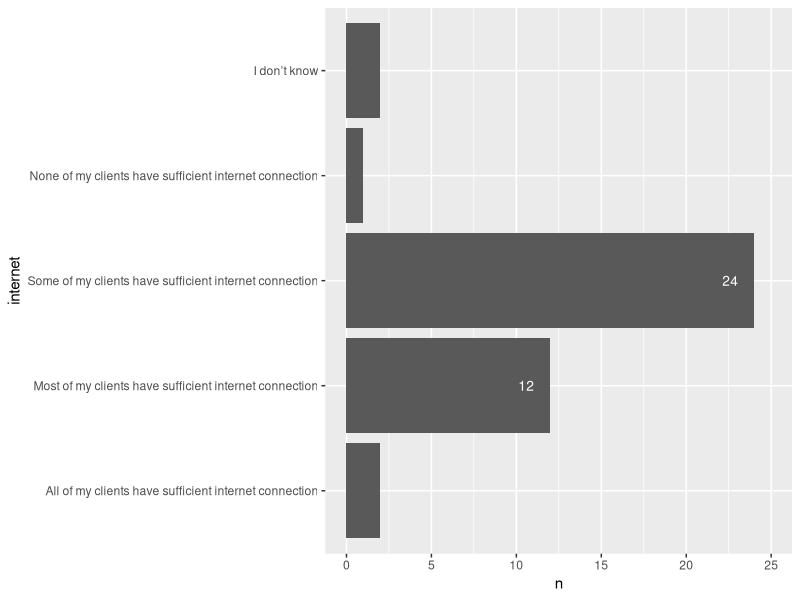
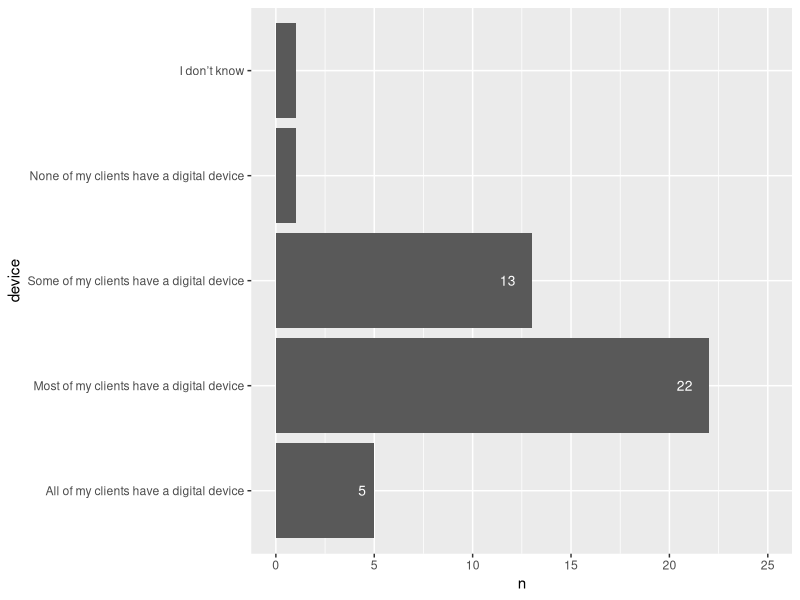
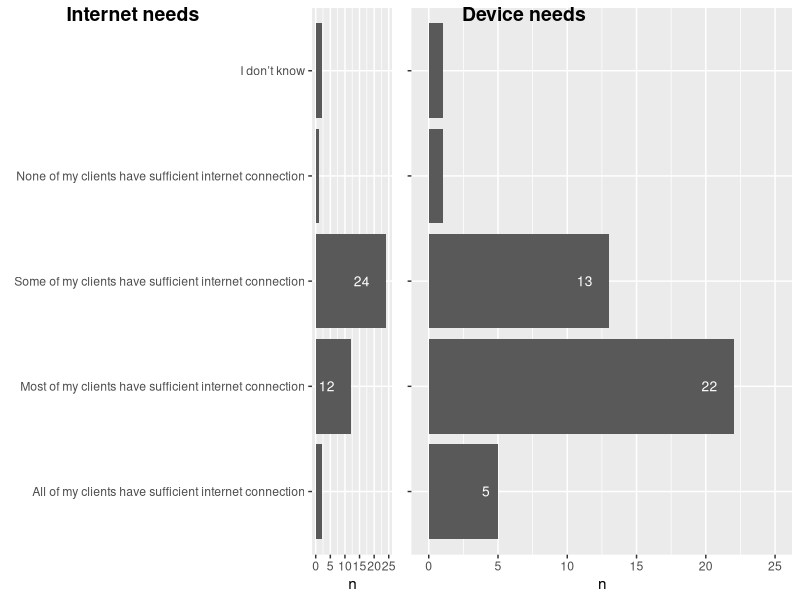
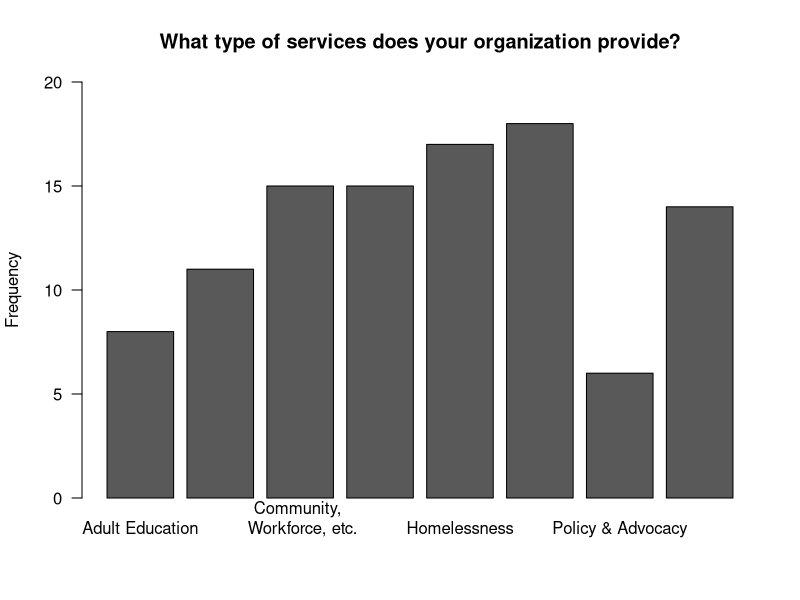
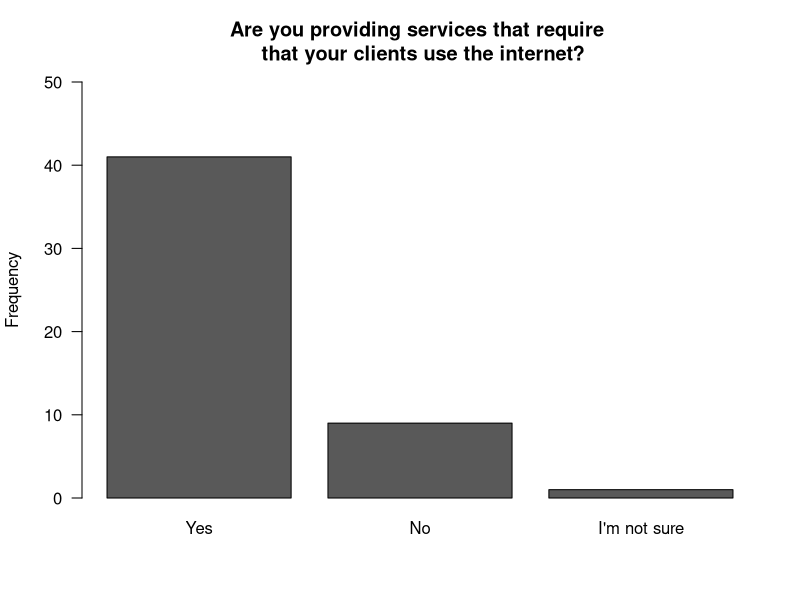
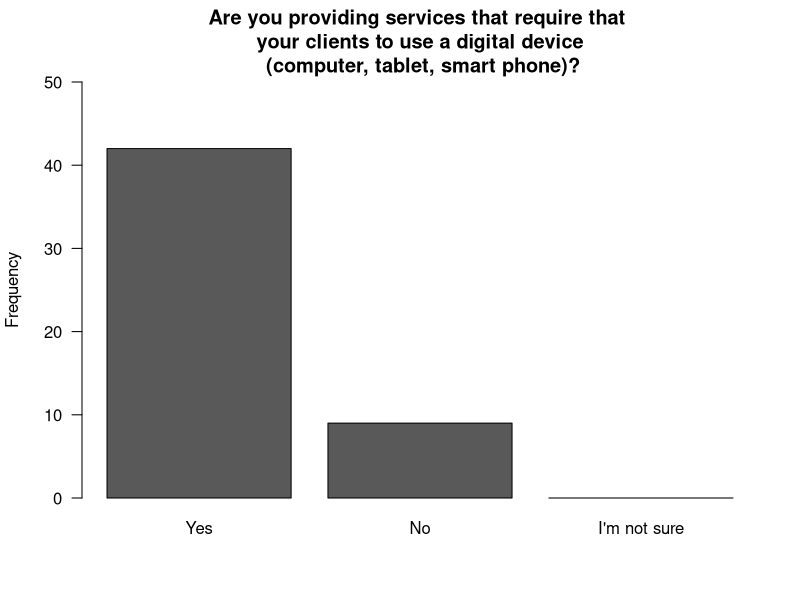
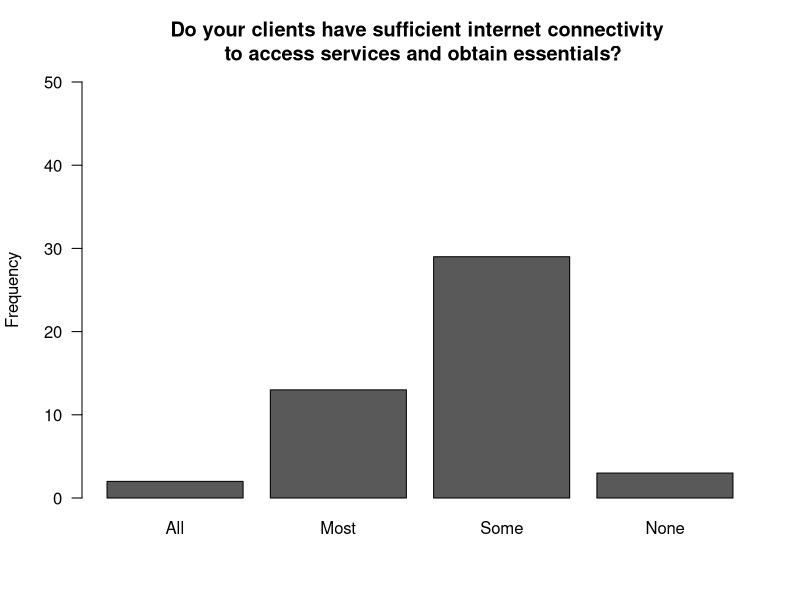

R code for these plots, in order:
# Lucas Pao, Leo Saenger
# Digital Equity

library(stringr)

# Make sure to reset your working directory to HODP-Digital-Equity
# setwd("~/Desktop/HODP-Digital-Equity")
data <- read.csv("digital equity.csv")
names <- colnames(data); names
colnames(data)[2] <- "Email"
colnames(data)[3] <- "Name"
colnames(data)[4] <- "Organization"
colnames(data)[5] <- "Types.of.services"
colnames(data)[6] <- "Clients.require.internet"
colnames(data)[7] <- "Clients.require.device"
colnames(data)[8] <- "Sufficient.internet"
colnames(data)[21] <- "Number.of.clients"

# Section 1 ---------------------------------------------------------------

section1 <- data[c(1:8, 21)]
as.numeric(section1$"Number.of.clients")

serviceTypes <- c(
  "Adult Education",
  "Arts and Culture",
  "Community, Economic Development, Workforce",
  "Education ",
  "Homelessness",
  "Human Services/Mental Health",
  "Policy & Advocacy",
  "Other"
); serviceTypes

serviceTypesValues <- 1:length(serviceTypes); serviceTypesValues
for(i in 1:length(serviceTypes)) {
  serviceTypesValues[i] <- nrow(subset(section1, str_detect(section1$"Types.of.services", serviceTypes[i])))
}
serviceTypes[3] <- "Community, \n Workforce, etc."
serviceTypes[4] <- "Education (K-12)"
serviceTypes[6] <- "Human Services/ \n Mental Health"

internet <- c("Yes", "No", "I'm not sure")
internetValues <- 1:length(internet); internetValues
for(i in 1:length(internet)) {
  internetValues[i] <- nrow(subset(section1, str_detect(section1$"Clients.require.internet", internet[i])))
}

device <- c("Yes", "No", "I'm not sure")
deviceValues <- 1:length(device); internetValues
for(i in 1:length(device)) {
  deviceValues[i] <- nrow(subset(section1, str_detect(section1$"Clients.require.device", device[i])))
}

sufficient <- c("All", "Most", "Some", "None")
sufficientValues <- 1:length(sufficient); sufficientValues
for(i in 1:length(sufficient)) {
  sufficientValues[i] <- nrow(subset(section1, str_detect(section1$"Sufficient.internet", sufficient[i])))
}


##################################################
# Plots
par(bg = "#F2F2F2", ps=11)
png(file="~/Desktop/HODP-Digital-Equity/section1_Services_Barplot.png", width=1000, height=500)
g <- barplot(height=serviceTypesValues, names.arg=serviceTypes, las=1, ylim=c(0,20), ylab="Frequency",
        main="What type of services does your organization provide?", col="#595959", font.main=2)
dev.off()

png(file="~/Desktop/HODP-Digital-Equity/section1_Internet_Barplot.png")
barplot(height=internetValues, names.arg=internet, las=1, ylim=c(0, 50), ylab="Frequency",
        main="Are you providing services that require \n that your clients use the internet?",col="#595959", font.main=2)
dev.off()

png(file="~/Desktop/HODP-Digital-Equity/section1_Device_Barplot.png")
barplot(height=deviceValues, names.arg=device, las=1, ylim=c(0, 50), ylab="Frequency",
        main="Are you providing services that require that \n your clients to use a digital device \n (computer, tablet, smart phone)?",col="#595959", font.main=2)
dev.off()

png(file="~/Desktop/HODP-Digital-Equity/section1_Sufficient_Barplot.png")
barplot(height=sufficientValues, names.arg=sufficient, las=1, ylim=c(0, 50), ylab="Frequency",
        main="Do your clients have sufficient internet connectivity \n to access services and obtain essentials?",col="#595959", font.main=2)
dev.off()
##################################################



# Random data cleaning?
adultEducation <- subset(section1, str_detect(section1$"Types.of.services", "Adult Education")); head(adultEducation)
artsAndCulture <- subset(section1, str_detect(section1$"Types.of.services", "Arts and Culture")); head(artsAndCulture)
educationK12 <- subset(section1, str_detect(section1$"Types.of.services", "Education (K-12)")); head(educationK12)
homelessness <- subset(section1, str_detect(section1$"Types.of.services", "Homelessness")); head(homelessness)
humanServices <- subset(section1, str_detect(section1$"Types.of.services", "Human Services")); head(humanServices)
policy <- subset(section1, str_detect(section1$"Types.of.services", "Policy")); head(policy)
other <- subset(section1, str_detect(section1$"Types.of.services", "Other")); head(other)

internetYes <- subset(section1, str_detect(section1$"Clients.require.internet", "Yes")); head(internetYes)
internetNo <- subset(section1, str_detect(section1$"Clients.require.internet", "No")); head(internetNo)
internetMaybe <- subset(section1, str_detect(section1$"Clients.require.internet", "I")); head(internetMaybe)

deviceYes <- subset(section1, str_detect(section1$"Clients.require.device", "Yes")); head(deviceYes)
deviceNo <- subset(section1, str_detect(section1$"Clients.require.device", "No")); head(deviceNo)
deviceMaybe <- subset(section1, str_detect(section1$"Clients.require.device", "I")); head(deviceMaybe)

sufficientAll <- subset(section1, str_detect(section1$"Sufficient.internet", "All")); head(sufficientAll)
sufficientMost <- subset(section1, str_detect(section1$"Sufficient.internet", "Most")); head(sufficientMost)
sufficientSome <- subset(section1, str_detect(section1$"Sufficient.internet", "Some")); head(sufficientSome)
sufficientNone <- subset(section1, str_detect(section1$"Sufficient.internet", "None")); head(sufficientNone)
sufficientIdk <- subset(section1, str_detect(section1$"Sufficient.internet", "I")); head(sufficientAll)


# Section 2 ---------------------------------------------------------------


# Section 3 ---------------------------------------------------------------
## Leo Saenger
library(tidyverse)
library(ggplot2)
library(ggpubr)

section3 <- data %>%
  dplyr::select(2:8, 13:16, 21) %>%
  rename(requireInternet = Clients.require.internet) %>%
  rename(requireDevice = Clients.require.device) %>%
  rename(internet = Sufficient.internet) %>%
  rename(device = Do.your.clients.have.a.digital.device..computer..tablet..smartphone..to.access.services.and.obtain.essentials.)
section3$internet <- factor(section3$internet, levels = c("All of my clients have sufficient internet connection",
                                                          "Most of my clients have sufficient internet connection",
                                                          "Some of my clients have sufficient internet connection",
                                                          "None of my clients have sufficient internet connection",
                                                          "I don’t know"))
section3$device <- factor(section3$device, levels = c("All of my clients have a digital device",
                                                          "Most of my clients have a digital device",
                                                          "Some of my clients have a digital device",
                                                          "None of my clients have a digital device",
                                                          "I don’t know"))
p1 <- ggplot(section3 %>% filter(requireInternet=="Yes")
             %>% group_by(internet) %>% summarize(n = n()) %>% filter(!is.na(internet)), aes(x=internet, y=n)) +
  geom_bar(stat="identity") + coord_flip() +
  scale_y_continuous(limits=c(NA,25)) +
  geom_text(aes(label=ifelse(n > 2, n, "")), hjust=2, color="white", size=3.5)
p1
p2 <- ggplot(section3 %>% filter(requireDevice=="Yes") %>% group_by(device) %>% summarize(n = n()), aes(x=device, y=n)) +
  geom_bar(stat="identity") + coord_flip() +
  scale_y_continuous(limits=c(NA,25)) +
  geom_text(aes(label=ifelse(n > 2, n, "")), hjust=2, color="white", size=3.5)
p2
ggarrange(p1 + rremove("ylab"), p2 + rremove("y.text") + rremove("ylab"), 
          labels = c("Internet needs", "Device needs"),
          ncol = 2, nrow = 1)

